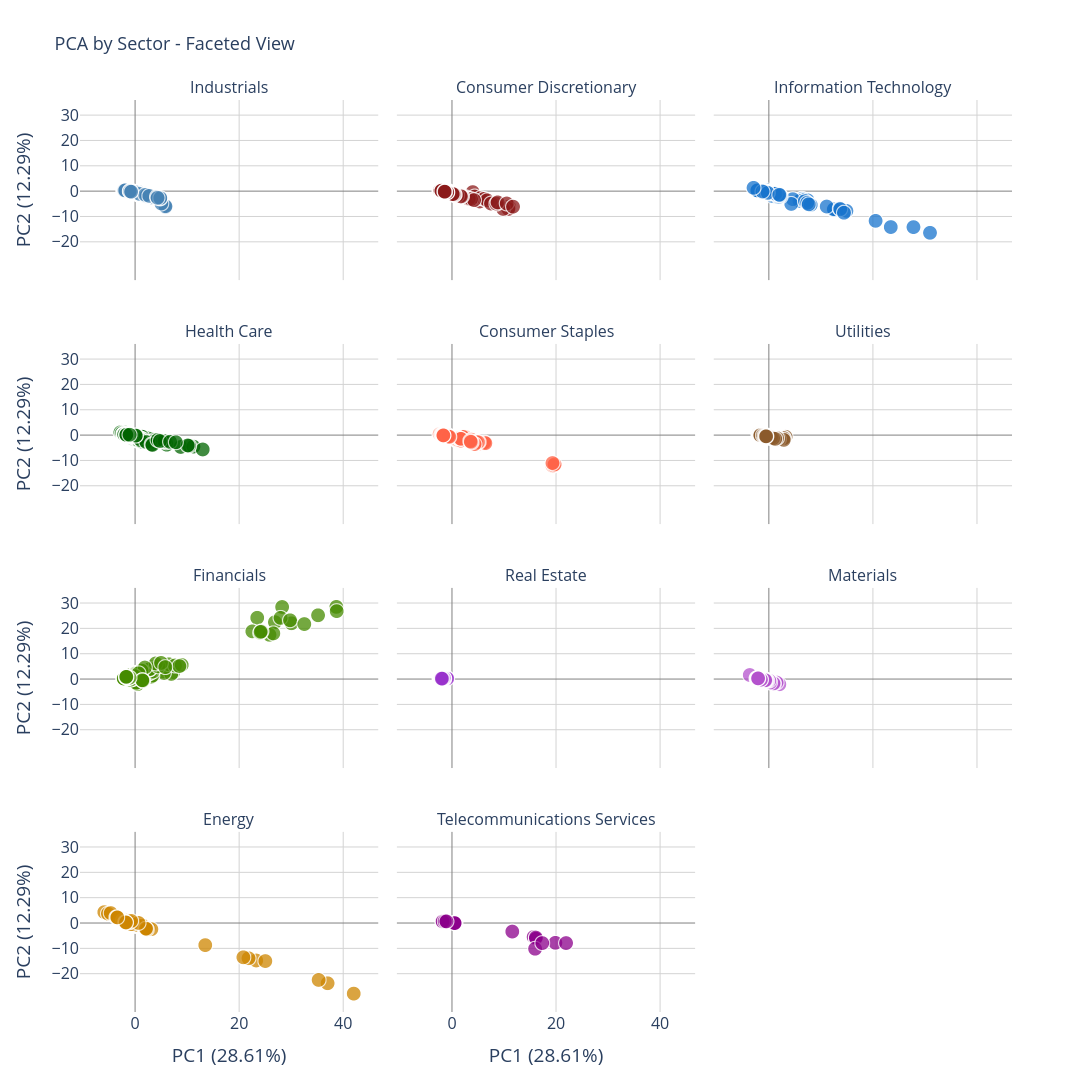

The notebook cell saved with this chart:
### Code cell
### >> Plot 4: Interactive feceted plot

# Create faceted plot - one subplot per sector
# Create sector to color mapping
sectors = sorted(df_pca_plot['Sector'].unique())
sector_colors = {sector: r_palette[i % len(r_palette)] 
                 for i, sector in enumerate(sectors)}


fig = px.scatter(df_pca_plot, x='PC1', y='PC2',
                 color='Sector', facet_col='Sector', facet_col_wrap=3,  # 3 columns
                 hover_name='Ticker',
                 hover_data={'PC1': ':.2f',
                             'PC2': ':.2f',
                             'Sector': False,  # Don't show in hover since it's the title
                             'Revenue': ':,.0f' if 'Revenue' in df_pca_plot.columns else False,
                             'Assets': ':,.0f' if 'Assets' in df_pca_plot.columns else False,
                             'Net Income': ':,.0f' if 'Net Income' in df_pca_plot.columns else False
                             },
    title='PCA by Sector - Faceted View',
    labels={
        'PC1': f'PC1 ({pca.explained_variance_ratio_[0]*100:.2f}%)',
        'PC2': f'PC2 ({pca.explained_variance_ratio_[1]*100:.2f}%)'
    },
    color_discrete_map=sector_colors
)

# Update marker style
fig.update_traces(marker=dict(size=15,opacity=0.75,line=dict(width=1, color='white')))


# Update layout
fig.update_layout(height=100,width=1500,showlegend=False,title_font_size=18,plot_bgcolor='white',font=dict(size=16))

# Update all subplot axes
fig.update_xaxes(showgrid=True,gridcolor='lightgray',zeroline=True,zerolinecolor='gray',zerolinewidth=1)
fig.update_yaxes(showgrid=True,gridcolor='lightgray',zeroline=True,zerolinecolor='gray',zerolinewidth=1,
                 tickvals=[-20,-10,0,10,20,30], # Set specific tick values
                    tickmode='array'   
                 ) 

fig.update_layout(height=1800, width=1400, showlegend=False)
fig.for_each_annotation(lambda a: a.update(text=a.text.split("=")[-1]))
fig.show()

## >> save as html and png for sharing
FILE_NAME = f"PCA_by_Sector_test10"
fig.write_html(f"{HTML_PATH}/{FILE_NAME}.html")
fig.write_image(f"{FIG_PATH}/{FILE_NAME}.png",
                width=1400, height=1800, 
                scale=2       # Scale factor (like DPI multiplier)
                )

# allow to open automatically in the default browser
webbrowser.open(f"{HTML_PATH}/{FILE_NAME}.html")

### Figure 1 — Plotly figure (JSON) as saved in the notebook; plotly's stock layout.template omitted (floating-point values rounded to 4 significant figures; data arrays with more than 128 entries replaced by an {"elided": "..."} marker saying what was removed)
{"data": [{"customdata": {"elided": "228x4 mixed values"}, "hovertemplate": "<b>%{hovertext}</b><br><br>PC1 (28.61%)=%{x:.2f}<br>PC2 (12.29%)=%{y:.2f}<br>Revenue=%{customdata[1]:,.0f}<br>Assets=%{customdata[2]:,.0f}<br>Net Income=%{customdata[3]:,.0f}<extra></extra>", "hovertext": {"elided": "228 str values"}, "legendgroup": "Industrials", "marker": {"color": "#4682b4", "line": {"color": "white", "width": 1}, "opacity": 0.75, "size": 15, "symbol": "circle"}, "mode": "markers", "name": "Industrials", "showlegend": true, "type": "scattergl", "x": {"elided": "228 float values"}, "xaxis": "x10", "y": {"elided": "228 float values"}, "yaxis": "y10"}, {"customdata": {"elided": "292x4 mixed values"}, "hovertemplate": "<b>%{hovertext}</b><br><br>PC1 (28.61%)=%{x:.2f}<br>PC2 (12.29%)=%{y:.2f}<br>Revenue=%{customdata[1]:,.0f}<br>Assets=%{customdata[2]:,.0f}<br>Net Income=%{customdata[3]:,.0f}<extra></extra>", "hovertext": {"elided": "292 str values"}, "legendgroup": "Consumer Discretionary", "marker": {"color": "#8B1A1A", "line": {"color": "white", "width": 1}, "opacity": 0.75, "size": 15, "symbol": "circle"}, "mode": "markers", "name": "Consumer Discretionary", "showlegend": true, "type": "scattergl", "x": {"elided": "292 float values"}, "xaxis": "x11", "y": {"elided": "292 float values"}, "yaxis": "y11"}, {"customdata": {"elided": "222x4 mixed values"}, "hovertemplate": "<b>%{hovertext}</b><br><br>PC1 (28.61%)=%{x:.2f}<br>PC2 (12.29%)=%{y:.2f}<br>Revenue=%{customdata[1]:,.0f}<br>Assets=%{customdata[2]:,.0f}<br>Net Income=%{customdata[3]:,.0f}<extra></extra>", "hovertext": {"elided": "222 str values"}, "legendgroup": "Information Technology", "marker": {"color": "#1874CD", "line": {"color": "white", "width": 1}, "opacity": 0.75, "size": 15, "symbol": "circle"}, "mode": "markers", "name": "Information Technology", "showlegend": true, "type": "scattergl", "x": {"elided": "222 float values"}, "xaxis": "x12", "y": {"elided": "222 float values"}, "yaxis": "y12"}, {"customdata": {"elided": "182x4 mixed values"}, "hovertemplate": "<b>%{hovertext}</b><br><br>PC1 (28.61%)=%{x:.2f}<br>PC2 (12.29%)=%{y:.2f}<br>Revenue=%{customdata[1]:,.0f}<br>Assets=%{customdata[2]:,.0f}<br>Net Income=%{customdata[3]:,.0f}<extra></extra>", "hovertext": {"elided": "182 str values"}, "legendgroup": "Health Care", "marker": {"color": "#006400", "line": {"color": "white", "width": 1}, "opacity": 0.75, "size": 15, "symbol": "circle"}, "mode": "markers", "name": "Health Care", "showlegend": true, "type": "scattergl", "x": {"elided": "182 float values"}, "xaxis": "x7", "y": {"elided": "182 float values"}, "yaxis": "y7"}, {"customdata": {"elided": "128x4 mixed values"}, "hovertemplate": "<b>%{hovertext}</b><br><br>PC1 (28.61%)=%{x:.2f}<br>PC2 (12.29%)=%{y:.2f}<br>Revenue=%{customdata[1]:,.0f}<br>Assets=%{customdata[2]:,.0f}<br>Net Income=%{customdata[3]:,.0f}<extra></extra>", "hovertext": ["ADM", "ADM", "ADM", "ADM", "CAG", "CAG", "CAG", "CAG", "CHD", "CHD", "CHD", "CHD", "CL", "CL", "CL", "CL", "CLX", "CLX", "CLX", "CLX", "COST", "COST", "COST", "COST", "CPB", "CPB", "CPB", "CPB", "CVS", "CVS", "CVS", "CVS", "DPS", "DPS", "DPS", "DPS", "EL", "EL", "EL", "EL", "GIS", "GIS", "GIS", "GIS", "HRL", "HRL", "HRL", "HRL", "HSY", "HSY", "HSY", "HSY", "K", "K", "K", "K", "KMB", "KMB", "KMB", "KMB", "KO", "KO", "KO", "KO", "KR", "KR", "KR", "KR", "MDLZ", "MDLZ", "MDLZ", "MDLZ", "MJN", "MJN", "MJN", "MJN", "MKC", "MKC", "MKC", "MKC", "MNST", "MNST", "MNST", "MNST", "MO", "MO", "MO", "MO", "PEP", "PEP", "PEP", "PEP", "PG", "PG", "PG", "PG", "PM", "PM", "PM", "PM", "SJM", "SJM", "SJM", "SJM", "STZ", "STZ", "STZ", "STZ", "SYY", "SYY", "SYY", "SYY", "TAP", "TAP", "TAP", "TAP", "TSN", "TSN", "TSN", "TSN", "WFM", "WFM", "WFM", "WFM", "WMT", "WMT", "WMT", "WMT"], "legendgroup": "Consumer Staples", "marker": {"color": "#FF6347", "line": {"color": "white", "width": 1}, "opacity": 0.75, "size": 15, "symbol": "circle"}, "mode": "markers", "name": "Consumer Staples", "showlegend": true, "type": "scattergl", "x": [1.21, 0.9123, 1.356, 0.7406, -1.043, -1.233, -1.318, -1.609, -2.045, -2.054, -1.979, -1.968, -0.2463, -0.1517, -0.1415, -0.4091, -1.882, -1.85, -1.842, -1.792, 0.9771, 1.123, 1.608, 1.293, -1.567, -1.557, -1.605, -1.672, 4.068, 4.544, 5.703, 5.85, -1.793, -1.671, -1.635, -1.684, -1.356, -1.206, -1.178, -1.118, -0.3819, -0.3204, -0.4946, -0.4429, -1.925, -1.842, -1.757, -1.472, -1.727, -1.675, -1.566, -1.63, -1.072, -0.8146, -1.197, -1.148, -0.3469, -0.2755, -0.7777, -0.6484, 6.435, 6.382, 6.277, 6.509, 0.905, 1.08, 1.435, 1.795, 2.205, 2.559, 2.201, 3.848, -2.197, -1.922, -1.932, -1.924, -1.984, -1.954, -1.947, -1.885, -2.222, -2.268, -2.281, -2.327, 1.439, 1.441, 1.776, 1.816, 4.797, 5.219, 4.72, 5.054, -2.283, -2.033, -1.785, -1.596, 4.411, 3.865, 3.605, 3.713, -1.767, -1.706, -1.573, -1.406, -1.889, -0.8554, -1.414, -1.188, -0.7477, -0.8311, -0.7082, -0.5915, -1.54, -1.541, -1.652, -0.6052, -1.201, -0.7513, -0.5769, -0.422, -1.717, -1.614, -1.584, -1.56, 19.4, 19.64, 19.83, 19.41], "xaxis": "x8", "y": [-2.298, -1.561, -2.008, -1.596, 0.05412, 0.1957, 0.1104, 0.2937, 0.3789, 0.4074, 0.3553, 0.3582, -0.5514, -0.5427, -0.5447, -0.4637, 0.2839, 0.2621, 0.2547, 0.2378, -1.811, -1.853, -1.987, -1.99, 0.1476, 0.1471, 0.1822, 0.222, -2.725, -2.546, -3.062, -3.212, 0.3622, 0.2593, 0.2213, 0.2666, 0.08593, 0.004854, 0.07768, 0.01302, -0.4007, -0.4737, -0.3223, -0.3706, 0.2571, 0.218, 0.2164, 0.2221, 0.213, 0.1982, 0.1043, 0.1665, -0.00844, -0.08808, 0.01362, 0.01997, -0.5028, -0.4613, -0.3293, -0.4108, -3.232, -3.032, -2.656, -2.981, -1.614, -1.645, -1.879, -1.992, -0.3765, -0.4666, -0.5623, -1.604, 0.3301, 0.3121, 0.331, 0.2915, 0.3525, 0.3382, 0.3537, 0.3348, 0.4268, 0.4918, 0.5329, 0.6623, -1.042, -1.085, -1.335, -1.283, -2.38, -2.556, -2.625, -2.602, 0.5523, 0.3928, 0.2027, 0.1327, -3.387, -2.697, -2.142, -2.462, 0.3142, 0.2665, 0.3343, 0.2862, 0.3559, -0.08185, 0.251, 0.179, -0.4178, -0.4776, -0.5046, -0.48, 0.321, 0.2992, 0.3394, 0.0536, -0.2609, -0.352, -0.3412, -0.4874, 0.1867, 0.1131, 0.0883, 0.05063, -11.95, -11.77, -11.37, -10.84], "yaxis": "y8"}, {"customdata": {"elided": "96x4 mixed values"}, "hovertemplate": "<b>%{hovertext}</b><br><br>PC1 (28.61%)=%{x:.2f}<br>PC2 (12.29%)=%{y:.2f}<br>Revenue=%{customdata[1]:,.0f}<br>Assets=%{customdata[2]:,.0f}<br>Net Income=%{customdata[3]:,.0f}<extra></extra>", "hovertext": ["AEE", "AEE", "AEE", "AEE", "AEP", "AEP", "AEP", "AEP", "AWK", "AWK", "AWK", "AWK", "CMS", "CMS", "CMS", "CMS", "CNP", "CNP", "CNP", "CNP", "D", "D", "D", "D", "DUK", "DUK", "DUK", "DUK", "ED", "ED", "ED", "ED", "EIX", "EIX", "EIX", "EIX", "ES", "ES", "ES", "ES", "ETR", "ETR", "ETR", "ETR", "EXC", "EXC", "EXC", "EXC", "FE", "FE", "FE", "FE", "LNT", "LNT", "LNT", "LNT", "NEE", "NEE", "NEE", "NEE", "PCG", "PCG", "PCG", "PCG", "PEG", "PEG", "PEG", "PEG", "PNW", "PNW", "PNW", "PNW", "PPL", "PPL", "PPL", "PPL", "SCG", "SCG", "SCG", "SCG", "SO", "SO", "SO", "SO", "SRE", "SRE", "SRE", "SRE", "WEC", "WEC", "WEC", "WEC", "XEL", "XEL", "XEL", "XEL"], "legendgroup": "Utilities", "marker": {"color": "#8B5A2B", "line": {"color": "white", "width": 1}, "opacity": 0.75, "size": 15, "symbol": "circle"}, "mode": "markers", "name": "Utilities", "showlegend": true, "type": "scattergl", "x": [-1.446, -1.337, -1.258, -1.207, 0.3083, 0.3803, 0.6189, 0.7314, -1.761, -1.736, -1.681, -1.608, -1.504, -1.429, -1.391, -1.335, -1.224, -1.284, -1.191, -2.002, -0.02655, 0.2483, 0.2169, 0.4861, 3.277, 2.685, 2.907, 2.965, -0.6072, -0.567, -0.4431, -0.3707, -0.4497, -0.3281, -0.02231, -0.0913, -1.115, -0.9802, -0.9289, -0.8671, -0.4411, -0.4255, -0.2584, -0.7582, 1.903, 1.64, 2.016, 2.928, -0.01158, -0.0966, -0.1966, -0.07323, -1.861, -1.84, -1.822, -1.806, 0.6499, 0.7766, 1.308, 1.636, 0.02129, 0.3146, 0.2053, 0.524, -0.5703, -0.5421, -0.3597, -0.2017, -1.722, -1.686, -1.681, -1.644, -0.0003163, -0.2584, 0.05117, -0.3392, -1.706, -1.655, -1.531, -1.499, 0.8965, 0.4798, 0.8515, 1.281, -0.8123, -0.682, -0.5013, -0.4133, -1.658, -1.622, -1.563, -1.091, -0.8015, -0.6179, -0.521, -0.45], "xaxis": "x9", "y": [0.1074, 0.1232, 0.05364, 0.04786, -0.5189, -0.5458, -0.75, -0.7722, 0.3771, 0.3439, 0.3313, 0.2838, 0.2262, 0.1695, 0.2062, 0.1633, 0.1029, 0.06451, -0.0537, 0.6183, -0.4562, -0.6627, -0.5108, -0.5326, -0.4681, -0.8478, -1.038, -1.024, -0.1261, -0.1515, -0.1948, -0.1115, -0.3412, -0.4562, -0.6236, -0.4695, 0.1098, 0.02684, -0.002029, -0.02651, -0.4108, -0.3707, -0.5082, -0.04203, -1.109, -1.614, -1.412, -1.712, -0.193, -0.124, -0.1132, -0.03953, 0.3146, 0.3039, 0.3031, 0.324, -0.6786, -0.6118, -0.9289, -0.9919, -0.6998, -0.8804, -0.7809, -1.054, -0.3446, -0.3425, -0.4811, -0.5332, 0.2556, 0.1978, 0.2077, 0.185, -0.3483, -0.1745, -0.2084, -0.0496, 0.2013, 0.2481, 0.1038, 0.1962, -1.148, -0.7384, -1.027, -1.306, -0.1813, -0.2068, -0.337, -0.2736, 0.2046, 0.1654, 0.1296, 0.04818, -0.1178, -0.2481, -0.3046, -0.307], "yaxis": "y9"}, {"customdata": {"elided": "196x4 mixed values"}, "hovertemplate": "<b>%{hovertext}</b><br><br>PC1 (28.61%)=%{x:.2f}<br>PC2 (12.29%)=%{y:.2f}<br>Revenue=%{customdata[1]:,.0f}<br>Assets=%{customdata[2]:,.0f}<br>Net Income=%{customdata[3]:,.0f}<extra></extra>", "hovertext": {"elided": "196 str values"}, "legendgroup": "Financials", "marker": {"color": "#458B00", "line": {"color": "white", "width": 1}, "opacity": 0.75, "size": 15, "symbol": "circle"}, "mode": "markers", "name": "Financials", "showlegend": true, "type": "scattergl", "x": {"elided": "196 float values"}, "xaxis": "x4", "y": {"elided": "196 float values"}, "yaxis": "y4"}, {"customdata": {"elided": "108x4 mixed values"}, "hovertemplate": "<b>%{hovertext}</b><br><br>PC1 (28.61%)=%{x:.2f}<br>PC2 (12.29%)=%{y:.2f}<br>Revenue=%{customdata[1]:,.0f}<br>Assets=%{customdata[2]:,.0f}<br>Net Income=%{customdata[3]:,.0f}<extra></extra>", "hovertext": ["AIV", "AIV", "AIV", "AIV", "AMT", "AMT", "AMT", "AMT", "AVB", "AVB", "AVB", "AVB", "BXP", "BXP", "BXP", "BXP", "CBG", "CBG", "CBG", "CBG", "CCI", "CCI", "CCI", "CCI", "DLR", "DLR", "DLR", "DLR", "EQIX", "EQIX", "EQIX", "EQIX", "EQR", "EQR", "EQR", "EQR", "ESS", "ESS", "ESS", "ESS", "EXR", "EXR", "EXR", "EXR", "FRT", "FRT", "FRT", "FRT", "GGP", "GGP", "GGP", "GGP", "HCN", "HCN", "HCN", "HCN", "HCP", "HCP", "HCP", "HCP", "HST", "HST", "HST", "HST", "IRM", "IRM", "IRM", "IRM", "KIM", "KIM", "KIM", "KIM", "MAA", "MAA", "MAA", "MAA", "MAC", "MAC", "MAC", "MAC", "O", "O", "O", "O", "SLG", "SLG", "SLG", "SLG", "SPG", "SPG", "SPG", "SPG", "UDR", "UDR", "UDR", "UDR", "VNO", "VNO", "VNO", "VNO", "VTR", "VTR", "VTR", "VTR", "WY", "WY", "WY", "WY"], "legendgroup": "Real Estate", "marker": {"color": "#9932CC", "line": {"color": "white", "width": 1}, "opacity": 0.75, "size": 15, "symbol": "circle"}, "mode": "markers", "name": "Real Estate", "showlegend": true, "type": "scattergl", "x": [-2.158, -2.159, -2.149, -2.159, -1.64, -1.49, -1.252, -1.172, -2.101, -1.812, -1.735, -1.684, -1.832, -1.637, -1.7, -1.615, -1.84, -1.812, -1.701, -1.475, -1.709, -1.648, -1.449, -1.284, -2.016, -1.986, -1.99, -1.899, -2.069, -2.075, -2.153, -1.964, -1.734, -1.464, -1.473, -1.414, -2.228, -2.213, -1.992, -1.967, -2.294, -2.263, -2.223, -2.167, -2.257, -2.243, -2.216, -2.16, -1.728, -1.475, -1.442, -1.282, -1.905, -1.665, -1.609, -1.379, -1.585, -1.594, -1.662, -1.586, -1.704, -1.547, -1.38, -1.291, -2.0, -1.989, -1.978, -2.005, -1.999, -2.0, -1.972, -1.802, -2.311, -2.211, -2.155, -2.1, -2.015, -2.049, -1.599, -1.899, -2.278, -2.082, -2.004, -1.991, -1.923, -1.946, -1.733, -1.66, -0.8948, -0.9794, -0.9851, -0.8255, -2.165, -2.146, -2.116, -2.027, -1.742, -1.568, -1.535, -1.391, -1.631, -1.583, -1.428, -1.467, -1.898, -1.946, -1.717, -1.871], "xaxis": "x5", "y": [0.6146, 0.6184, 0.6235, 0.6331, 0.514, 0.5791, 0.4838, 0.6875, 0.796, 0.5406, 0.5641, 0.5662, 0.5909, 0.5498, 0.7406, 0.5783, 0.3177, 0.3279, 0.2239, 0.1226, 0.5145, 0.8263, 0.5486, 0.5515, 0.546, 0.5595, 0.5515, 0.6274, 0.4476, 0.4835, 0.5414, 0.4716, 0.6307, 0.7495, 0.4564, 0.4453, 0.5867, 0.5753, 0.5907, 0.5858, 0.6727, 0.6875, 0.661, 0.6964, 0.6031, 0.6019, 0.5874, 0.5948, 0.7804, 0.5388, 0.5522, 0.5282, 0.9939, 0.8384, 0.8711, 0.8396, 0.7688, 0.7937, 0.743, 0.6605, 0.5141, 0.5392, 0.4395, 0.3911, 0.4665, 0.4823, 0.4961, 0.5057, 0.6081, 0.5958, 0.6163, 0.5563, 0.5885, 0.5859, 0.5672, 0.5789, 0.5537, 0.5628, 0.643, 0.5546, 0.7818, 0.72, 0.6664, 0.7186, 0.558, 0.5201, 0.4867, 0.3381, 0.627, 0.6069, 0.5433, 0.4087, 0.6412, 0.5306, 0.5274, 0.4807, 0.5503, 0.4293, 0.385, 0.3362, 0.4696, 0.4973, 0.4987, 0.5661, 0.392, 0.5683, 0.3587, 0.381], "yaxis": "y5"}, {"customdata": {"elided": "92x4 mixed values"}, "hovertemplate": "<b>%{hovertext}</b><br><br>PC1 (28.61%)=%{x:.2f}<br>PC2 (12.29%)=%{y:.2f}<br>Revenue=%{customdata[1]:,.0f}<br>Assets=%{customdata[2]:,.0f}<br>Net Income=%{customdata[3]:,.0f}<extra></extra>", "hovertext": ["ALB", "ALB", "ALB", "ALB", "APD", "APD", "APD", "APD", "AVY", "AVY", "AVY", "AVY", "BLL", "BLL", "BLL", "BLL", "CF", "CF", "CF", "CF", "DD", "DD", "DD", "DD", "ECL", "ECL", "ECL", "ECL", "EMN", "EMN", "EMN", "EMN", "FCX", "FCX", "FCX", "FCX", "FMC", "FMC", "FMC", "FMC", "IFF", "IFF", "IFF", "IFF", "IP", "IP", "IP", "IP", "LYB", "LYB", "LYB", "LYB", "MLM", "MLM", "MLM", "MLM", "MON", "MON", "MON", "MON", "MOS", "MOS", "MOS", "MOS", "NEM", "NEM", "NEM", "NEM", "NUE", "NUE", "NUE", "NUE", "PPG", "PPG", "PPG", "PPG", "PX", "PX", "PX", "PX", "SEE", "SEE", "SEE", "SEE", "SHW", "SHW", "SHW", "SHW", "VMC", "VMC", "VMC", "VMC"], "legendgroup": "Materials", "marker": {"color": "#B452CD", "line": {"color": "white", "width": 1}, "opacity": 0.75, "size": 15, "symbol": "circle"}, "mode": "markers", "name": "Materials", "showlegend": true, "type": "scattergl", "x": [-2.221, -2.174, -2.22, -1.803, -1.127, -1.124, -1.027, -1.105, -1.916, -1.979, -1.951, -1.949, -1.742, -1.725, -1.69, -1.739, -1.238, -1.323, -1.138, -1.491, 1.377, 2.078, 0.9155, 0.8376, -1.185, -0.9658, -0.7854, -0.8421, -1.663, -1.393, -1.325, -1.32, 0.5537, 1.54, 0.4659, -3.613, -1.979, -1.953, -1.976, -1.986, -2.127, -2.112, -2.083, -2.0, -0.3516, -0.3573, -0.4718, -0.3716, 0.1658, 0.5272, 1.056, 0.9374, -2.296, -2.261, -2.074, -2.016, -0.2249, 0.2973, 0.1371, -0.2366, -1.138, -1.143, -1.153, -1.643, -0.3775, -1.902, -1.193, -1.191, -1.423, -1.391, -1.248, -1.594, -0.6716, -0.5886, -0.6958, -0.9452, -0.7377, -0.5632, -0.5376, -0.6618, -1.789, -1.846, -1.754, -1.703, -1.758, -1.629, -1.504, -1.451, -2.1, -2.096, -1.971, -2.014], "xaxis": "x6", "y": [0.4383, 0.3975, 0.4286, 0.3371, -0.1308, -0.1219, -0.1218, -0.1113, 0.2529, 0.2873, 0.2682, 0.2813, 0.2056, 0.2118, 0.162, 0.2211, -0.03856, -0.09244, -0.1779, 0.1317, -1.275, -1.857, -0.9723, -0.9071, 0.2278, 0.1088, -0.03373, 0.03002, 0.1995, 0.06651, 0.00515, 0.1185, -0.753, -1.164, -0.7017, 1.812, 0.2778, 0.2402, 0.3179, 0.4347, 0.3772, 0.3731, 0.3667, 0.3212, -0.1637, -0.2287, -0.1362, -0.1471, -0.7809, -1.215, -1.569, -1.475, 0.458, 0.4413, 0.4327, 0.3728, -0.3674, -1.123, -0.4183, -0.5163, -0.147, -0.1162, 0.03176, 0.1704, -0.3321, 0.7983, 0.2021, 0.2984, -0.04896, -0.1021, -0.1299, 0.2812, -0.3729, -0.3965, -0.3333, -0.1457, -0.2645, -0.3372, -0.3225, -0.2576, 0.4126, 0.3328, 0.3213, 0.3135, 0.1923, 0.1159, -0.01869, -0.02452, 0.5038, 0.4797, 0.4465, 0.4692], "yaxis": "y6"}, {"customdata": {"elided": "112x4 mixed values"}, "hovertemplate": "<b>%{hovertext}</b><br><br>PC1 (28.61%)=%{x:.2f}<br>PC2 (12.29%)=%{y:.2f}<br>Revenue=%{customdata[1]:,.0f}<br>Assets=%{customdata[2]:,.0f}<br>Net Income=%{customdata[3]:,.0f}<extra></extra>", "hovertext": ["APA", "APA", "APA", "APA", "APC", "APC", "APC", "APC", "BHI", "BHI", "BHI", "BHI", "CHK", "CHK", "CHK", "CHK", "COG", "COG", "COG", "COG", "CVX", "CVX", "CVX", "CVX", "CXO", "CXO", "CXO", "CXO", "DVN", "DVN", "DVN", "DVN", "EOG", "EOG", "EOG", "EOG", "EQT", "EQT", "EQT", "EQT", "HAL", "HAL", "HAL", "HAL", "HES", "HES", "HES", "HES", "HP", "HP", "HP", "HP", "MRO", "MRO", "MRO", "MRO", "MUR", "MUR", "MUR", "MUR", "NBL", "NBL", "NBL", "NBL", "NFX", "NFX", "NFX", "NFX", "NOV", "NOV", "NOV", "NOV", "OKE", "OKE", "OKE", "OKE", "OXY", "OXY", "OXY", "OXY", "RRC", "RRC", "RRC", "RRC", "SE", "SE", "SE", "SE", "SWN", "SWN", "SWN", "SWN", "TSO", "TSO", "TSO", "TSO", "VLO", "VLO", "VLO", "VLO", "WMB", "WMB", "WMB", "WMB", "XEC", "XEC", "XEC", "XEC", "XOM", "XOM", "XOM", "XOM"], "legendgroup": "Energy", "marker": {"color": "#CD8500", "line": {"color": "white", "width": 1}, "opacity": 0.75, "size": 15, "symbol": "circle"}, "mode": "markers", "name": "Energy", "showlegend": true, "type": "scattergl", "x": [1.918, 1.54, 0.311, -5.919, 0.951, 0.4579, -2.274, -1.343, -0.3732, -0.112, -1.748, -2.014, -0.2832, 0.04866, 0.3642, -5.208, -2.066, -1.946, -1.93, -2.075, 23.31, 21.83, 20.84, 13.5, -1.755, -1.81, -1.476, -1.761, -0.2473, 1.685, -4.676, -1.581, -0.2644, 0.4057, 1.148, -2.186, -1.915, -1.723, -1.784, -1.882, 0.1619, 0.6342, -0.889, -2.691, 0.8754, 1.14, 0.3683, -1.781, -1.889, -1.843, -2.015, -2.311, 0.2017, 0.1465, 0.1014, -1.572, -1.109, -0.9518, -1.04, -2.489, -1.005, -0.6536, -1.866, -1.834, -2.376, -1.829, -1.567, -3.592, -0.03885, 0.09438, 0.2781, -1.059, -1.442, -1.38, -1.449, -1.562, 2.602, 3.142, 1.456, -1.848, -2.0, -1.974, -1.713, -2.346, -0.8511, -0.6641, -0.6304, -0.9358, -2.137, -1.607, -1.16, -3.378, -1.282, -1.207, -0.8805, -0.6623, 1.993, 2.101, 2.28, 2.105, -1.048, -0.9448, 0.6753, -0.7412, -1.908, -1.787, -1.732, -3.424, 42.07, 37.04, 35.31, 25.06], "xaxis": "x", "y": [-1.613, -1.267, -0.7804, 4.308, -0.5792, -0.09302, 1.691, 1.029, -0.3827, -0.5652, 0.8645, 0.5821, -0.4318, -0.5056, -0.8452, 3.739, 0.4202, 0.3836, 0.3597, 0.4475, -14.77, -13.89, -13.51, -8.709, 0.2872, 0.3335, 0.167, 0.2993, -0.3382, -1.136, 3.949, 1.262, -0.562, -0.8791, -1.249, 1.19, 0.4218, 0.3359, 0.4222, 0.5397, -1.177, -1.247, -0.06024, 1.509, -0.9957, -1.186, -0.9034, 0.9578, 0.2564, 0.2319, 0.3239, 0.4656, -0.6088, -0.5055, -0.5274, 0.5958, -0.164, -0.189, -0.1443, 1.155, -0.09772, -0.3063, 0.7943, 0.5939, 0.9299, 0.29, 0.1673, 2.247, -0.721, -0.4757, -0.7062, 0.3082, 0.05925, 0.1011, 0.2876, 0.3223, -2.011, -2.41, -1.02, 1.019, 0.379, 0.4057, 0.3233, 0.8637, 0.1765, 0.08436, 0.05175, 0.255, 0.6344, 0.2104, 0.08268, 2.224, -0.1529, -0.2138, -0.2615, -0.421, -2.334, -2.287, -2.481, -2.161, 0.5925, 0.3566, 0.05427, 0.8552, 0.3618, 0.3048, 0.2261, 2.25, -27.86, -23.76, -22.45, -15.0], "yaxis": "y"}, {"customdata": [["Telecommunications Services", 18376000000, 53940000000, 777000000], ["Telecommunications Services", 18095000000, 51787000000, -239000000], ["Telecommunications Services", 18031000000, 49103000000, 772000000], ["Telecommunications Services", 17900000000, 47604000000, 878000000], ["Telecommunications Services", 5011853000, 17733631000, 46273000], ["Telecommunications Services", 4762000000, 16635484000, -47000000], ["Telecommunications Services", 4772000000, 18810000000, 133000000], ["Telecommunications Services", 5576000000, 27084000000, -196000000], ["Telecommunications Services", 6376000000, 13307000000, -422000000], ["Telecommunications Services", 6313000000, 12874000000, -109000000], ["Telecommunications Services", 6777000000, 20947000000, 314000000], ["Telecommunications Services", 8229000000, 24145000000, 3433000000], ["Telecommunications Services", 127434000000, 272315000000, 7264000000], ["Telecommunications Services", 128752000000, 277787000000, 18418000000], ["Telecommunications Services", 132447000000, 296834000000, 6442000000], ["Telecommunications Services", 146801000000, 402672000000, 13345000000], ["Telecommunications Services", 115846000000, 225222000000, 875000000], ["Telecommunications Services", 120550000000, 274098000000, 11497000000], ["Telecommunications Services", 127079000000, 232616000000, 9625000000], ["Telecommunications Services", 131620000000, 244640000000, 17879000000]], "hovertemplate": "<b>%{hovertext}</b><br><br>PC1 (28.61%)=%{x:.2f}<br>PC2 (12.29%)=%{y:.2f}<br>Revenue=%{customdata[1]:,.0f}<br>Assets=%{customdata[2]:,.0f}<br>Net Income=%{customdata[3]:,.0f}<extra></extra>", "hovertext": ["CTL", "CTL", "CTL", "CTL", "FTR", "FTR", "FTR", "FTR", "LVLT", "LVLT", "LVLT", "LVLT", "T", "T", "T", "T", "VZ", "VZ", "VZ", "VZ"], "legendgroup": "Telecommunications Services", "marker": {"color": "#8B008B", "line": {"color": "white", "width": 1}, "opacity": 0.75, "size": 15, "symbol": "circle"}, "mode": "markers", "name": "Telecommunications Services", "showlegend": true, "type": "scattergl", "x": [0.778, 0.5658, 0.5907, 0.5853, -1.428, -1.603, -1.259, -1.349, -1.789, -1.696, -1.306, -0.986, 15.79, 19.97, 16.23, 22.03, 11.69, 16.22, 16.07, 17.45], "xaxis": "x2", "y": [0.06645, 0.05795, 0.02207, -0.01591, 0.483, 0.5119, 0.4514, 0.9857, 0.6801, 0.6247, 0.6666, 0.6638, -5.499, -7.797, -6.199, -7.888, -3.351, -5.729, -10.14, -7.906], "yaxis": "y2"}], "layout": {"annotations": [{"font": {}, "showarrow": false, "text": "Energy", "x": 0.16, "xanchor": "center", "xref": "paper", "y": 0.1975, "yanchor": "bottom", "yref": "paper"}, {"font": {}, "showarrow": false, "text": "Telecommunications Services", "x": 0.5, "xanchor": "center", "xref": "paper", "y": 0.1975, "yanchor": "bottom", "yref": "paper"}, {"font": {}, "showarrow": false, "text": "Financials", "x": 0.16, "xanchor": "center", "xref": "paper", "y": 0.465, "yanchor": "bottom", "yref": "paper"}, {"font": {}, "showarrow": false, "text": "Real Estate", "x": 0.5, "xanchor": "center", "xref": "paper", "y": 0.465, "yanchor": "bottom", "yref": "paper"}, {"font": {}, "showarrow": false, "text": "Materials", "x": 0.84, "xanchor": "center", "xref": "paper", "y": 0.465, "yanchor": "bottom", "yref": "paper"}, {"font": {}, "showarrow": false, "text": "Health Care", "x": 0.16, "xanchor": "center", "xref": "paper", "y": 0.7325, "yanchor": "bottom", "yref": "paper"}, {"font": {}, "showarrow": false, "text": "Consumer Staples", "x": 0.5, "xanchor": "center", "xref": "paper", "y": 0.7325, "yanchor": "bottom", "yref": "paper"}, {"font": {}, "showarrow": false, "text": "Utilities", "x": 0.84, "xanchor": "center", "xref": "paper", "y": 0.7325, "yanchor": "bottom", "yref": "paper"}, {"font": {}, "showarrow": false, "text": "Industrials", "x": 0.16, "xanchor": "center", "xref": "paper", "y": 1, "yanchor": "bottom", "yref": "paper"}, {"font": {}, "showarrow": false, "text": "Consumer Discretionary", "x": 0.5, "xanchor": "center", "xref": "paper", "y": 1, "yanchor": "bottom", "yref": "paper"}, {"font": {}, "showarrow": false, "text": "Information Technology", "x": 0.84, "xanchor": "center", "xref": "paper", "y": 1, "yanchor": "bottom", "yref": "paper"}], "font": {"size": 16}, "height": 1800, "legend": {"title": {"text": "Sector"}, "tracegroupgap": 0}, "plot_bgcolor": "white", "showlegend": false, "title": {"font": {"size": 18}, "text": "PCA by Sector - Faceted View"}, "width": 1400, "xaxis": {"anchor": "y", "domain": [0, 0.32], "gridcolor": "lightgray", "showgrid": true, "title": {"text": "PC1 (28.61%)"}, "zeroline": true, "zerolinecolor": "gray", "zerolinewidth": 1}, "xaxis10": {"anchor": "y10", "domain": [0, 0.32], "gridcolor": "lightgray", "matches": "x", "showgrid": true, "showticklabels": false, "zeroline": true, "zerolinecolor": "gray", "zerolinewidth": 1}, "xaxis11": {"anchor": "y11", "domain": [0.34, 0.66], "gridcolor": "lightgray", "matches": "x", "showgrid": true, "showticklabels": false, "zeroline": true, "zerolinecolor": "gray", "zerolinewidth": 1}, "xaxis12": {"anchor": "y12", "domain": [0.68, 1.0], "gridcolor": "lightgray", "matches": "x", "showgrid": true, "showticklabels": false, "zeroline": true, "zerolinecolor": "gray", "zerolinewidth": 1}, "xaxis2": {"anchor": "y2", "domain": [0.34, 0.66], "gridcolor": "lightgray", "matches": "x", "showgrid": true, "title": {"text": "PC1 (28.61%)"}, "zeroline": true, "zerolinecolor": "gray", "zerolinewidth": 1}, "xaxis3": {"anchor": "y3", "domain": [0.68, 1.0], "gridcolor": "lightgray", "matches": "x", "showgrid": true, "title": {"text": "PC1 (28.61%)"}, "zeroline": true, "zerolinecolor": "gray", "zerolinewidth": 1}, "xaxis4": {"anchor": "y4", "domain": [0, 0.32], "gridcolor": "lightgray", "matches": "x", "showgrid": true, "showticklabels": false, "zeroline": true, "zerolinecolor": "gray", "zerolinewidth": 1}, "xaxis5": {"anchor": "y5", "domain": [0.34, 0.66], "gridcolor": "lightgray", "matches": "x", "showgrid": true, "showticklabels": false, "zeroline": true, "zerolinecolor": "gray", "zerolinewidth": 1}, "xaxis6": {"anchor": "y6", "domain": [0.68, 1.0], "gridcolor": "lightgray", "matches": "x", "showgrid": true, "showticklabels": false, "zeroline": true, "zerolinecolor": "gray", "zerolinewidth": 1}, "xaxis7": {"anchor": "y7", "domain": [0, 0.32], "gridcolor": "lightgray", "matches": "x", "showgrid": true, "showticklabels": false, "zeroline": true, "zerolinecolor": "gray", "zerolinewidth": 1}, "xaxis8": {"anchor": "y8", "domain": [0.34, 0.66], "gridcolor": "lightgray", "matches": "x", "showgrid": true, "showticklabels": false, "zeroline": true, "zerolinecolor": "gray", "zerolinewidth": 1}, "xaxis9": {"anchor": "y9", "domain": [0.68, 1.0], "gridcolor": "lightgray", "matches": "x", "showgrid": true, "showticklabels": false, "zeroline": true, "zerolinecolor": "gray", "zerolinewidth": 1}, "yaxis": {"anchor": "x", "domain": [0, 0.1975], "gridcolor": "lightgray", "showgrid": true, "tickmode": "array", "tickvals": [-20, -10, 0, 10, 20, 30], "title": {"text": "PC2 (12.29%)"}, "zeroline": true, "zerolinecolor": "gray", "zerolinewidth": 1}, "yaxis10": {"anchor": "x10", "domain": [0.8025, 1], "gridcolor": "lightgray", "matches": "y", "showgrid": true, "tickmode": "array", "tickvals": [-20, -10, 0, 10, 20, 30], "title": {"text": "PC2 (12.29%)"}, "zeroline": true, "zerolinecolor": "gray", "zerolinewidth": 1}, "yaxis11": {"anchor": "x11", "domain": [0.8025, 1], "gridcolor": "lightgray", "matches": "y", "showgrid": true, "showticklabels": false, "tickmode": "array", "tickvals": [-20, -10, 0, 10, 20, 30], "zeroline": true, "zerolinecolor": "gray", "zerolinewidth": 1}, "yaxis12": {"anchor": "x12", "domain": [0.8025, 1], "gridcolor": "lightgray", "matches": "y", "showgrid": true, "showticklabels": false, "tickmode": "array", "tickvals": [-20, -10, 0, 10, 20, 30], "zeroline": true, "zerolinecolor": "gray", "zerolinewidth": 1}, "yaxis2": {"anchor": "x2", "domain": [0, 0.1975], "gridcolor": "lightgray", "matches": "y", "showgrid": true, "showticklabels": false, "tickmode": "array", "tickvals": [-20, -10, 0, 10, 20, 30], "zeroline": true, "zerolinecolor": "gray", "zerolinewidth": 1}, "yaxis3": {"anchor": "x3", "domain": [0, 0.1975], "gridcolor": "lightgray", "matches": "y", "showgrid": true, "showticklabels": false, "tickmode": "array", "tickvals": [-20, -10, 0, 10, 20, 30], "zeroline": true, "zerolinecolor": "gray", "zerolinewidth": 1}, "yaxis4": {"anchor": "x4", "domain": [0.2675, 0.465], "gridcolor": "lightgray", "matches": "y", "showgrid": true, "tickmode": "array", "tickvals": [-20, -10, 0, 10, 20, 30], "title": {"text": "PC2 (12.29%)"}, "zeroline": true, "zerolinecolor": "gray", "zerolinewidth": 1}, "yaxis5": {"anchor": "x5", "domain": [0.2675, 0.465], "gridcolor": "lightgray", "matches": "y", "showgrid": true, "showticklabels": false, "tickmode": "array", "tickvals": [-20, -10, 0, 10, 20, 30], "zeroline": true, "zerolinecolor": "gray", "zerolinewidth": 1}, "yaxis6": {"anchor": "x6", "domain": [0.2675, 0.465], "gridcolor": "lightgray", "matches": "y", "showgrid": true, "showticklabels": false, "tickmode": "array", "tickvals": [-20, -10, 0, 10, 20, 30], "zeroline": true, "zerolinecolor": "gray", "zerolinewidth": 1}, "yaxis7": {"anchor": "x7", "domain": [0.535, 0.7325], "gridcolor": "lightgray", "matches": "y", "showgrid": true, "tickmode": "array", "tickvals": [-20, -10, 0, 10, 20, 30], "title": {"text": "PC2 (12.29%)"}, "zeroline": true, "zerolinecolor": "gray", "zerolinewidth": 1}, "yaxis8": {"anchor": "x8", "domain": [0.535, 0.7325], "gridcolor": "lightgray", "matches": "y", "showgrid": true, "showticklabels": false, "tickmode": "array", "tickvals": [-20, -10, 0, 10, 20, 30], "zeroline": true, "zerolinecolor": "gray", "zerolinewidth": 1}, "yaxis9": {"anchor": "x9", "domain": [0.535, 0.7325], "gridcolor": "lightgray", "matches": "y", "showgrid": true, "showticklabels": false, "tickmode": "array", "tickvals": [-20, -10, 0, 10, 20, 30], "zeroline": true, "zerolinecolor": "gray", "zerolinewidth": 1}}}
